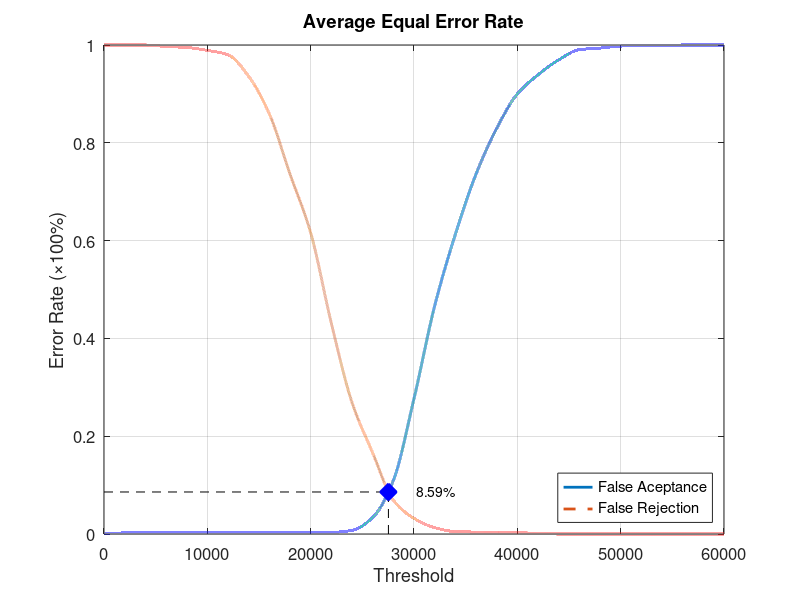
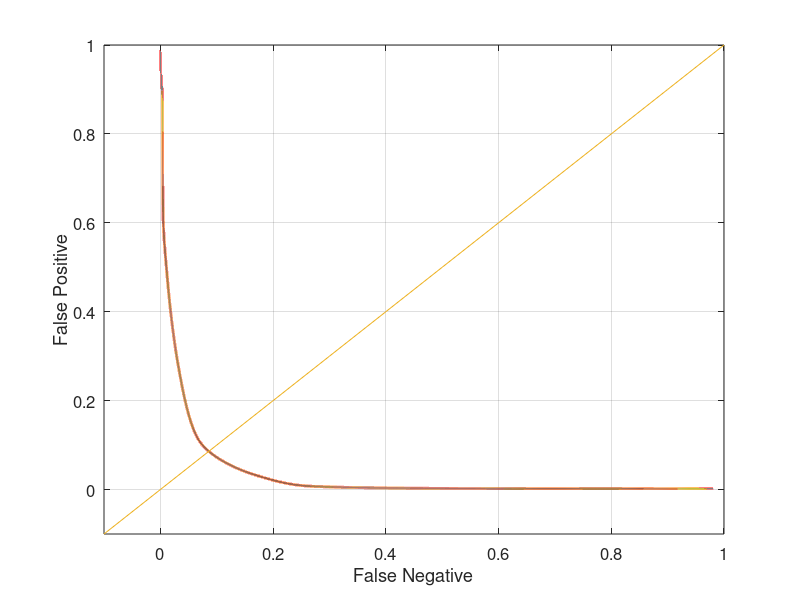

MATLAB code for these plots, in order:
function yEER = Database4Average
close all;
clear;
clc;
x = 0:2000:60000;
xq = 0:0.5:60000;

y0 = [0 0.00210526 0.00210526 0.00210526 0.00210526 0.00210526 0.00210526 0.00210526 0.00210526 0.00210526 0.00210526 0.0031579 0.00736842 0.0336842 0.109474 0.276842 0.466316 0.612632 0.735789 0.829474 0.9 0.938947 0.969474 0.990526 0.993684 0.997895 0.998947 0.998947 1 1 1];
yy0 = interp1(x, y0, xq, 'pchip');
y1 = [1 1 1 0.997 0.995 0.989 0.98 0.936 0.859 0.736 0.616 0.431 0.269 0.166 0.069 0.032 0.013 0.005 0.004 0.004 0.003 0.001 0 0 0 0 0 0 0 0 0];
yy1 = interp1(x, y1, xq, 'pchip');

% Calculating EER: 
y2 = abs(y0 - y1);
find(y2 == min(y2))
yy2 = abs(yy0 - yy1);
xEER = find(yy2 == min(yy2));
xEERIndex = xq(xEER) % X-axis EER
yEER = yy0(xEER) % Y-axis EER

main = figure
plot(xq, yy0,'-','LineWidth', 2);	hold on
plot(xq, yy1,'--','LineWidth', 2);	hold on
plot([xEERIndex xEERIndex], [0 yEER], 'k--');	hold on
plot([0 xEERIndex], [yEER yEER], 'k--');	hold on
plot(xEERIndex, yEER, 'bx', 'LineWidth', 10);	hold on
text(xEERIndex + 10 * xEERIndex / 100, yEER, [num2str(round((10000 * yEER)) / 100) '%'])
legend('False Aceptance', 'False Rejection', 'Location', 'SouthEast')
xlabel('Threshold')
ylabel('Error Rate (\times100%)')
title('Average Equal Error Rate')
set(gca, 'FontSize', 12)
axis([0 60000 0 1])
grid on

print(main, 'Database4AverageMain', '-dpng');
FNRxFPR = figure('Color', [1 1 1]);
plot(yy1, yy0, '-', yy1, yy0, 'LineWidth', 2);
hold on
y = -0.1:0.1:1
plot(y, y); 
set(gca, 'FontSize', 12)
xlabel('False Negative')
ylabel('False Positive')
axis([-0.1 1 -0.1 1])
set(gca, 'FontSize', 12)
grid on

print(FNRxFPR, 'Database4AverageFNRxFPR','-dpng');
end
